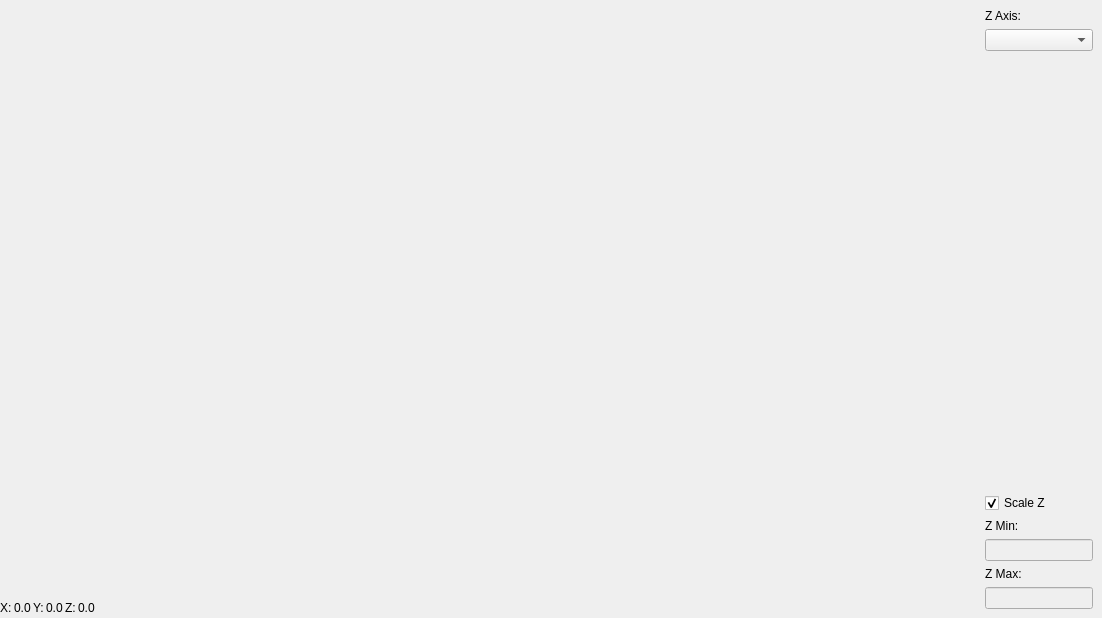
<?xml version="1.0" encoding="UTF-8"?>
<ui version="4.0">
 <class>threeDChart</class>
 <widget class="QWidget" name="threeDChart">
  <property name="geometry">
   <rect>
    <x>0</x>
    <y>0</y>
    <width>1102</width>
    <height>618</height>
   </rect>
  </property>
  <property name="windowTitle">
   <string>Form</string>
  </property>
  <layout class="QHBoxLayout" name="horizontalLayout" stretch="1,0">
   <property name="spacing">
    <number>2</number>
   </property>
   <property name="leftMargin">
    <number>0</number>
   </property>
   <property name="topMargin">
    <number>0</number>
   </property>
   <property name="rightMargin">
    <number>0</number>
   </property>
   <property name="bottomMargin">
    <number>0</number>
   </property>
   <item>
    <layout class="QVBoxLayout" name="verticalLayout_3" stretch="1,0">
     <item>
      <layout class="QHBoxLayout" name="chartLayout">
       <property name="sizeConstraint">
        <enum>QLayout::SetDefaultConstraint</enum>
       </property>
       <property name="bottomMargin">
        <number>0</number>
       </property>
       <item>
        <widget class="QWidget" name="chart" native="true"/>
       </item>
      </layout>
     </item>
     <item>
      <layout class="QHBoxLayout" name="horizontalLayout_3">
       <item>
        <widget class="QLabel" name="label">
         <property name="text">
          <string>X:</string>
         </property>
        </widget>
       </item>
       <item>
        <widget class="QLabel" name="xLabel">
         <property name="text">
          <string>0.0</string>
         </property>
        </widget>
       </item>
       <item>
        <widget class="QLabel" name="label_3">
         <property name="text">
          <string>Y:</string>
         </property>
        </widget>
       </item>
       <item>
        <widget class="QLabel" name="yLabel">
         <property name="text">
          <string>0.0</string>
         </property>
        </widget>
       </item>
       <item>
        <widget class="QLabel" name="label_2">
         <property name="text">
          <string>Z:</string>
         </property>
        </widget>
       </item>
       <item>
        <widget class="QLabel" name="zLabel">
         <property name="text">
          <string>0.0</string>
         </property>
        </widget>
       </item>
       <item>
        <spacer name="horizontalSpacer">
         <property name="orientation">
          <enum>Qt::Horizontal</enum>
         </property>
         <property name="sizeHint" stdset="0">
          <size>
           <width>40</width>
           <height>20</height>
          </size>
         </property>
        </spacer>
       </item>
      </layout>
     </item>
    </layout>
   </item>
   <item>
    <widget class="QWidget" name="widget" native="true">
     <layout class="QVBoxLayout" name="verticalLayout_2">
      <item>
       <layout class="QVBoxLayout" name="rightVLayout">
        <item>
         <widget class="QLabel" name="label_6">
          <property name="text">
           <string>Z Axis:</string>
          </property>
         </widget>
        </item>
        <item>
         <widget class="QComboBox" name="zAxisCombobox"/>
        </item>
        <item>
         <spacer name="verticalSpacer">
          <property name="orientation">
           <enum>Qt::Vertical</enum>
          </property>
          <property name="sizeHint" stdset="0">
           <size>
            <width>20</width>
            <height>40</height>
           </size>
          </property>
         </spacer>
        </item>
        <item>
         <widget class="QCheckBox" name="scaleZCheckbox">
          <property name="text">
           <string>Scale Z</string>
          </property>
          <property name="checked">
           <bool>true</bool>
          </property>
         </widget>
        </item>
        <item>
         <widget class="QLabel" name="label_7">
          <property name="text">
           <string>Z Min:</string>
          </property>
         </widget>
        </item>
        <item>
         <widget class="QLineEdit" name="zMinLineEdit">
          <property name="enabled">
           <bool>false</bool>
          </property>
         </widget>
        </item>
        <item>
         <widget class="QLabel" name="label_4">
          <property name="text">
           <string>Z Max:</string>
          </property>
         </widget>
        </item>
        <item>
         <widget class="QLineEdit" name="zMaxLineEdit">
          <property name="enabled">
           <bool>false</bool>
          </property>
         </widget>
        </item>
       </layout>
      </item>
     </layout>
    </widget>
   </item>
  </layout>
 </widget>
 <resources/>
 <connections/>
</ui>
